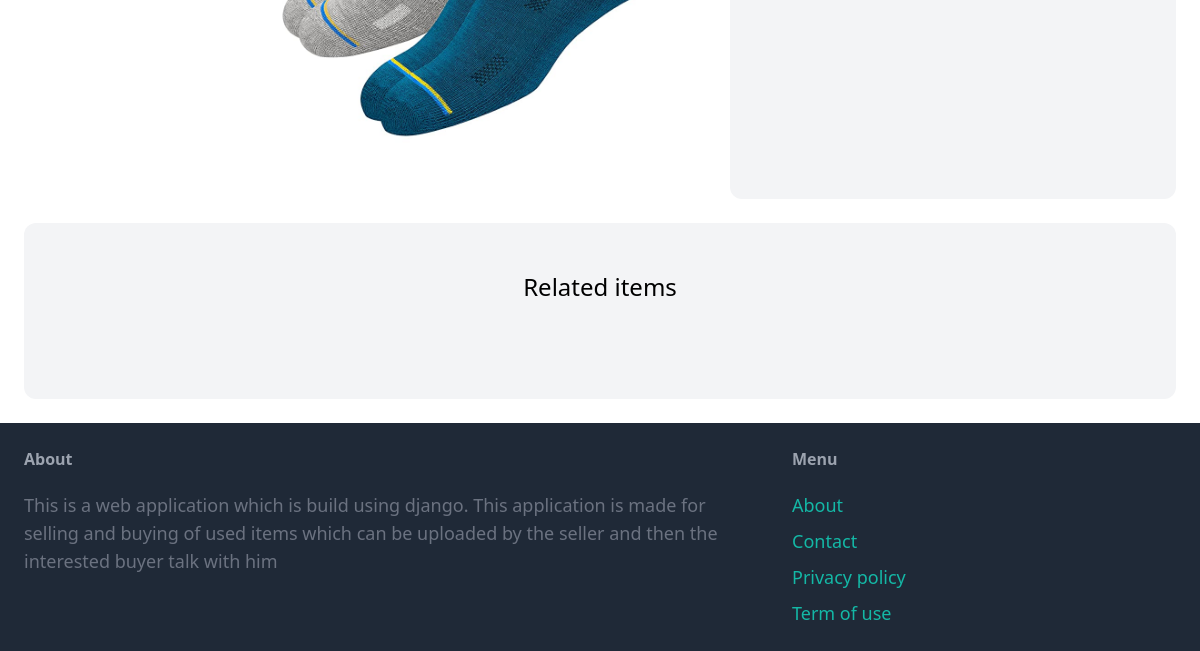
/items/1/ (lower part), run on an earlier commit of the app's database.
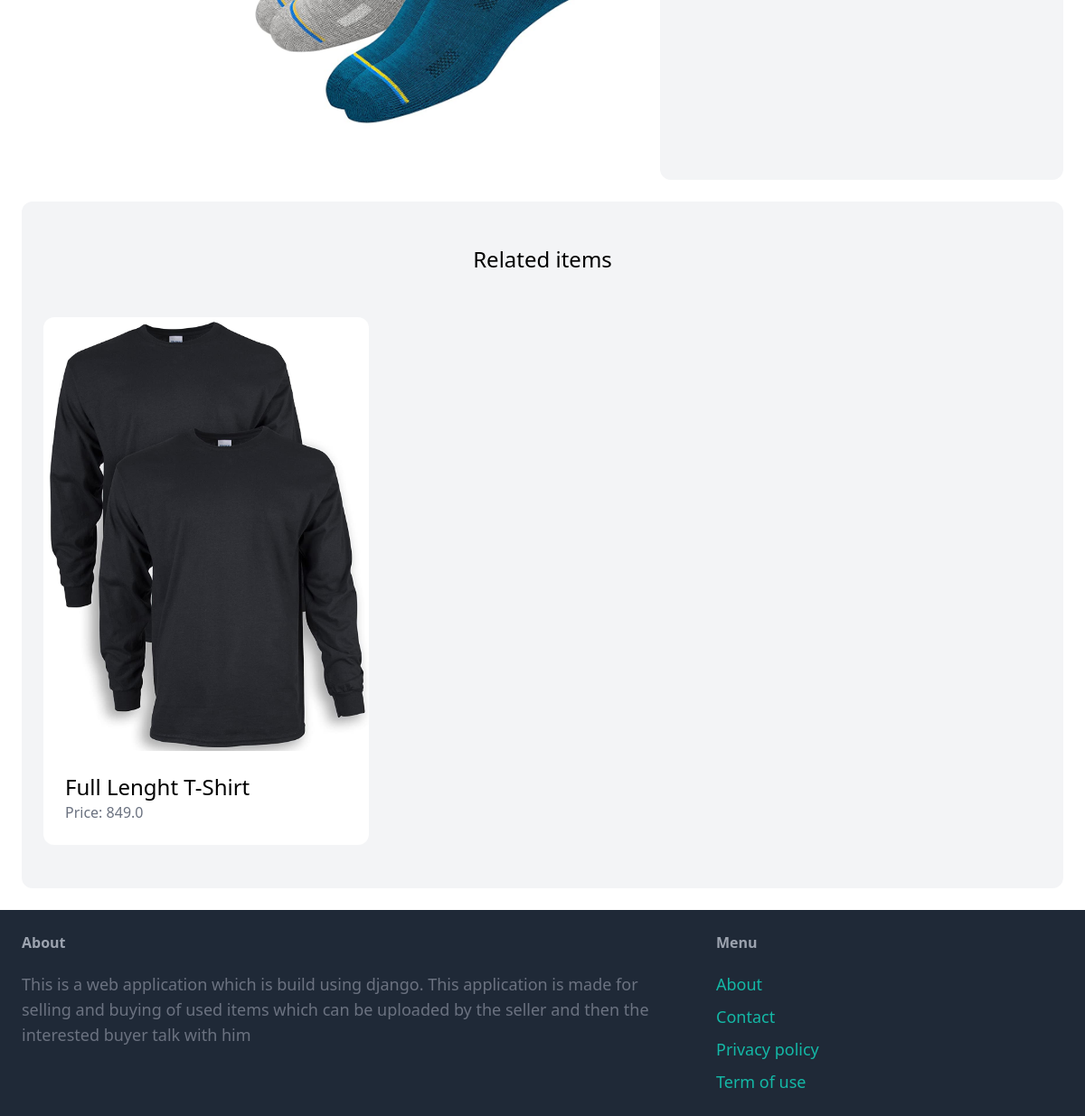
And on a later commit of the database.
### item/models.py (models this page shows, shortened)
class Item(models.Model):
    category = models.ForeignKey(Category, related_name='items', on_delete=models.CASCADE)
    name = models.CharField(max_length=255)
    description = models.TextField(blank=True, null=True)
    price = models.FloatField()
    image = models.ImageField(upload_to='item_images', blank=True, null=True)
    is_sold = models.BooleanField(default=False)
    created_by = models.ForeignKey(User, related_name='items', on_delete=models.CASCADE)
    created_at = models.DateTimeField(auto_now_add=True)

### item/views.py (the view)
# urls.py: path('<int:pk>/', views.detail, name='detail'),
def detail(request, pk):
    item = get_object_or_404(Item, pk=pk)
    related_items = Item.objects.filter(category=item.category, is_sold=False).exclude(pk=pk)[0:3]
    return render(request, 'item/detail.html', {
        'item': item,
        'related_items': related_items
    })

### item/templates/item/detail.html (shortened to what this page needs)
{% extends 'core/base.html' %}
{% block content %}
<div class="grid grid-cols-5 gap-6">
    <div class="col-span-3">
        <img src="{{ item.image.url }}" class="rounded-xl">
    </div>
    <div class="col-span-2 p-6 bg-gray-100 rounded-xl">
    </div>
</div>
<div class="mt-6 px-6 py-12 bg-gray-100 rounded-xl">
    <h2 class="mb-12 text-2xl text-center">Related items</h2>
    <div class="grid grid-cols-3 gap-3">
        {% for item in related_items %}
            <div>
                <a href="{% url 'item:detail' item.id %}">
                    <div>
                        <img src="{{ item.image.url }}" class="rounded-t-xl">
                    </div>
                    <div class="p-6 bg-white rounded-b-xl">
                        <h2 class="text-2xl">{{ item.name }}</h2>
                        <p class="text-gray-500">Price: {{ item.price }}</p>
                    </div>
                </a>
            </div>
        {% endfor %}
    </div>
</div>
{% endblock %}

What changed in the data, as far as the page shows it:
added Item: image (picture), name "Full Lenght T-Shirt", price "849.0"
